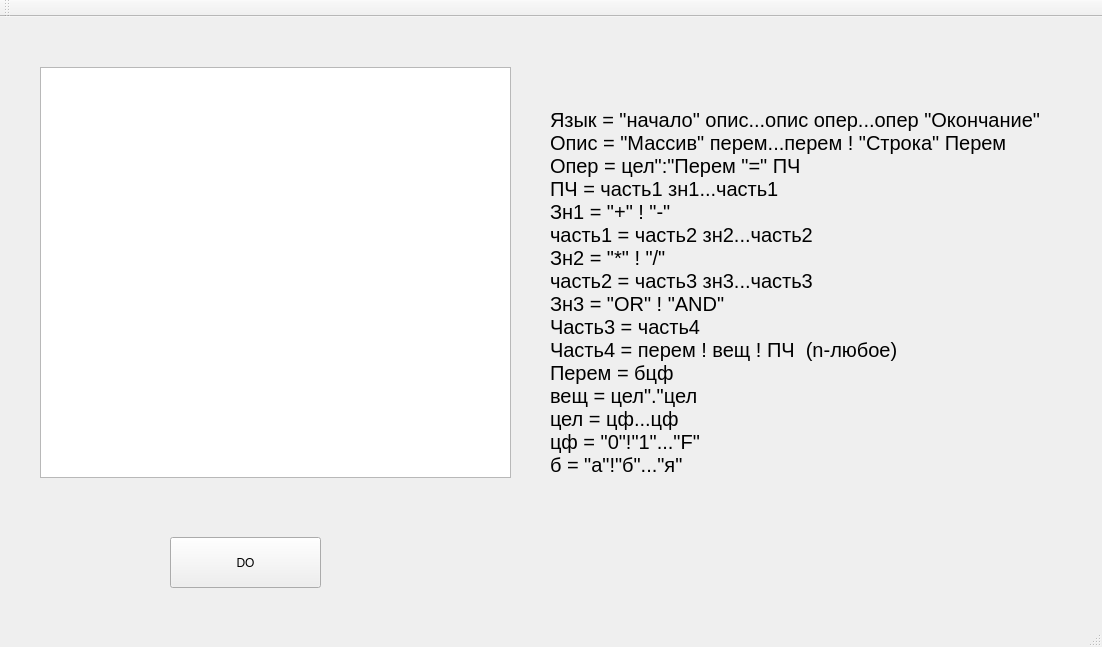
<?xml version="1.0" encoding="UTF-8"?>
<ui version="4.0">
 <class>MainWindow</class>
 <widget class="QMainWindow" name="MainWindow">
  <property name="geometry">
   <rect>
    <x>0</x>
    <y>0</y>
    <width>1102</width>
    <height>647</height>
   </rect>
  </property>
  <property name="windowTitle">
   <string>MainWindow</string>
  </property>
  <widget class="QWidget" name="centralWidget">
   <widget class="QLabel" name="label">
    <property name="geometry">
     <rect>
      <x>550</x>
      <y>70</y>
      <width>501</width>
      <height>411</height>
     </rect>
    </property>
    <property name="font">
     <font>
      <pointsize>15</pointsize>
     </font>
    </property>
    <property name="text">
     <string>Язык = &quot;начало&quot; опис...опис опер...опер &quot;Окончание&quot;
Опис = &quot;Массив&quot; перем...перем ! &quot;Строка&quot; Перем
Опер = цел&quot;:&quot;Перем &quot;=&quot; ПЧ
ПЧ = часть1 зн1...часть1
Зн1 = &quot;+&quot; ! &quot;-&quot;
часть1 = часть2 зн2...часть2
Зн2 = &quot;*&quot; ! &quot;/&quot;
часть2 = часть3 зн3...часть3
Зн3 = &quot;OR&quot; ! &quot;AND&quot;
Часть3 = &lt;/&quot;NOT&quot;/&gt;часть4
Часть4 = перем ! вещ ! ПЧ  (n-любое)
Перем = бцф&lt;/&quot;цф&quot;/&gt;&lt;/&quot;цф&quot;/&gt;
вещ = цел&quot;.&quot;цел
цел = цф...цф
цф = &quot;0&quot;!&quot;1&quot;...&quot;F&quot;
б = &quot;а&quot;!&quot;б&quot;...&quot;я&quot;</string>
    </property>
   </widget>
   <widget class="QPushButton" name="pushButton_2">
    <property name="geometry">
     <rect>
      <x>170</x>
      <y>520</y>
      <width>151</width>
      <height>51</height>
     </rect>
    </property>
    <property name="text">
     <string>DO</string>
    </property>
   </widget>
   <widget class="QTextEdit" name="textEdit">
    <property name="geometry">
     <rect>
      <x>40</x>
      <y>50</y>
      <width>471</width>
      <height>411</height>
     </rect>
    </property>
   </widget>
  </widget>
  <widget class="QMenuBar" name="menuBar">
   <property name="geometry">
    <rect>
     <x>0</x>
     <y>0</y>
     <width>1102</width>
     <height>21</height>
    </rect>
   </property>
  </widget>
  <widget class="QToolBar" name="mainToolBar">
   <attribute name="toolBarArea">
    <enum>TopToolBarArea</enum>
   </attribute>
   <attribute name="toolBarBreak">
    <bool>false</bool>
   </attribute>
  </widget>
  <widget class="QStatusBar" name="statusBar"/>
 </widget>
 <layoutdefault spacing="6" margin="11"/>
 <resources/>
 <connections/>
</ui>
